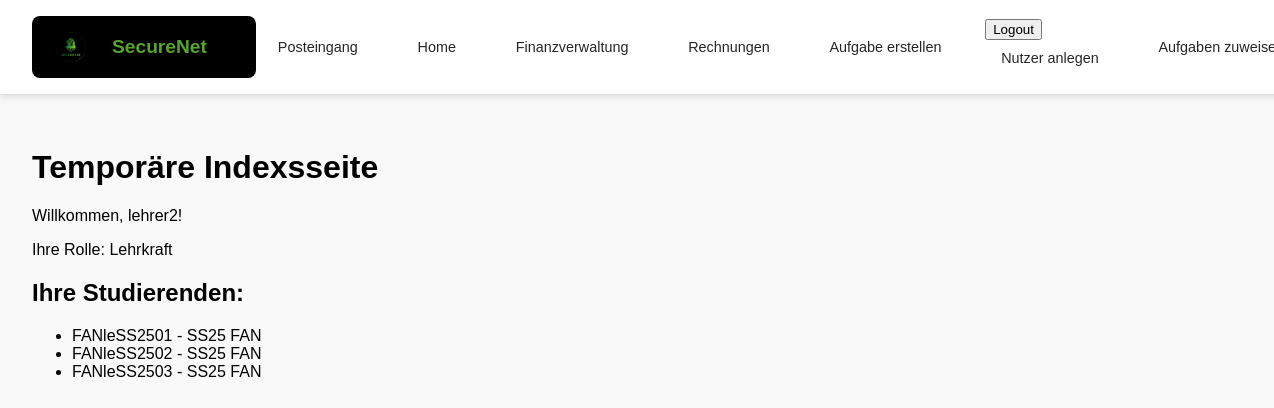
/ (signed in), run on an earlier commit of the app's database.
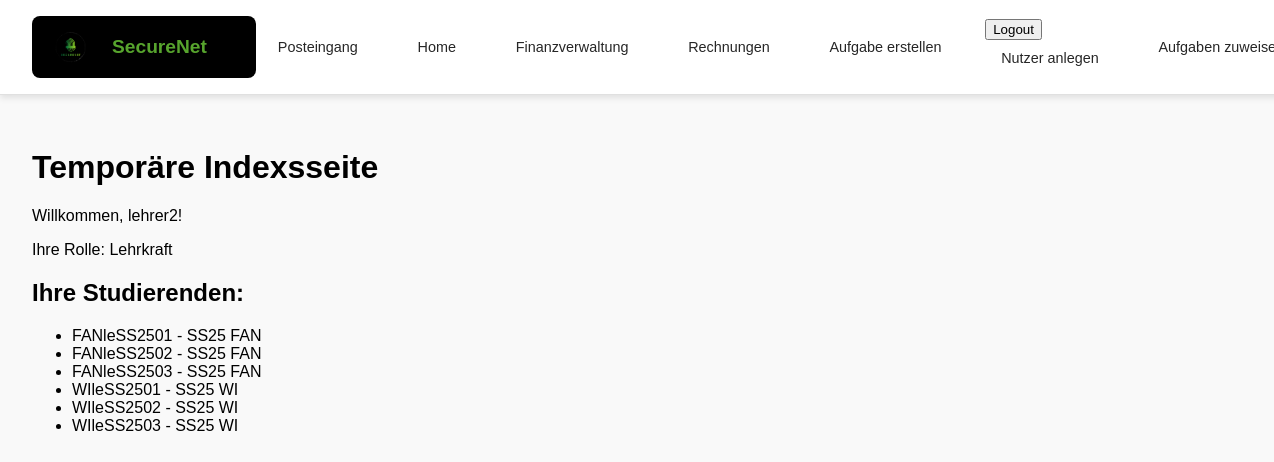
And on a later commit of the database.
### users/models.py (models this page shows, shortened)
class CustomUser(AbstractUser):
    objects = CustomUserManager()
    ROLE_CHOICES = (
        ('student', 'Studierende'),
        ('teacher', 'Lehrkraft'),
    )
    role = models.CharField(max_length=10, choices=ROLE_CHOICES, default='student')
    professor = models.ForeignKey(
        'self',
        null=True, blank=True,
        limit_choices_to={'role': 'teacher'},
        on_delete=models.SET_NULL,
        related_name='students'
    )
    semester = models.ForeignKey(Semester, null = True, on_delete=models.CASCADE, default = 1)
    studiengang = models.ForeignKey(
        Studiengang,
        on_delete=models.CASCADE,
        null=True, blank=True,  # Allow empty reference initially
        related_name='students'  # Optional but recommended for clarity
    )

class Semester(models.Model):
    name = models.CharField(max_length=10, unique=True)
    def __str__(self):
        return self.name

class Studiengang(models.Model):
    name = models.CharField(max_length=100, unique=True)
    def __str__(self):
        return self.name

### young_wolf/views.py (the view)
# urls.py: path('', views.index, name = 'index'),
@login_required(login_url="/users/login/")
def index(request):
    students = request.user.students.all() if request.user.role == 'teacher' else None
    return render(request, 'index.html', {'students': students})

### templates/index.html (shortened to what this page needs)
{% extends 'master_layout.html' %}
{% load static %}
{% block content %}
    <h1>Temporäre Indexsseite</h1>
    <p>Willkommen, {{ user.username }}!</p>
    {% if user.is_superuser %}
        <p>Ihre Rolle: Admin</p>
    {% else %}
        <p>Ihre Rolle: {{ user.get_role_display }}</p>
    {% endif %}
    {% if user.role == 'teacher' %}
        <h2>Ihre Studierenden:</h2>
        {% if students %}
            <ul>
            {% for student in students %}
                <li>{{ student.username }} - {{ student.email }} {{student.semester}} {{student.studiengang}}</li>
            {% endfor %}
            </ul>
        {% else %}
            <p>Sie haben derzeit keine Studierenden unter Ihrer Betreuung.</p>
        {% endif %}
    {% endif %}
{% endblock %}

What changed in the data, as far as the page shows it:
added CustomUser: username "WIleSS2501", semester "SS25", studiengang "WI"
added CustomUser: username "WIleSS2502", semester "SS25", studiengang "WI"
added CustomUser: username "WIleSS2503", semester "SS25", studiengang "WI"
